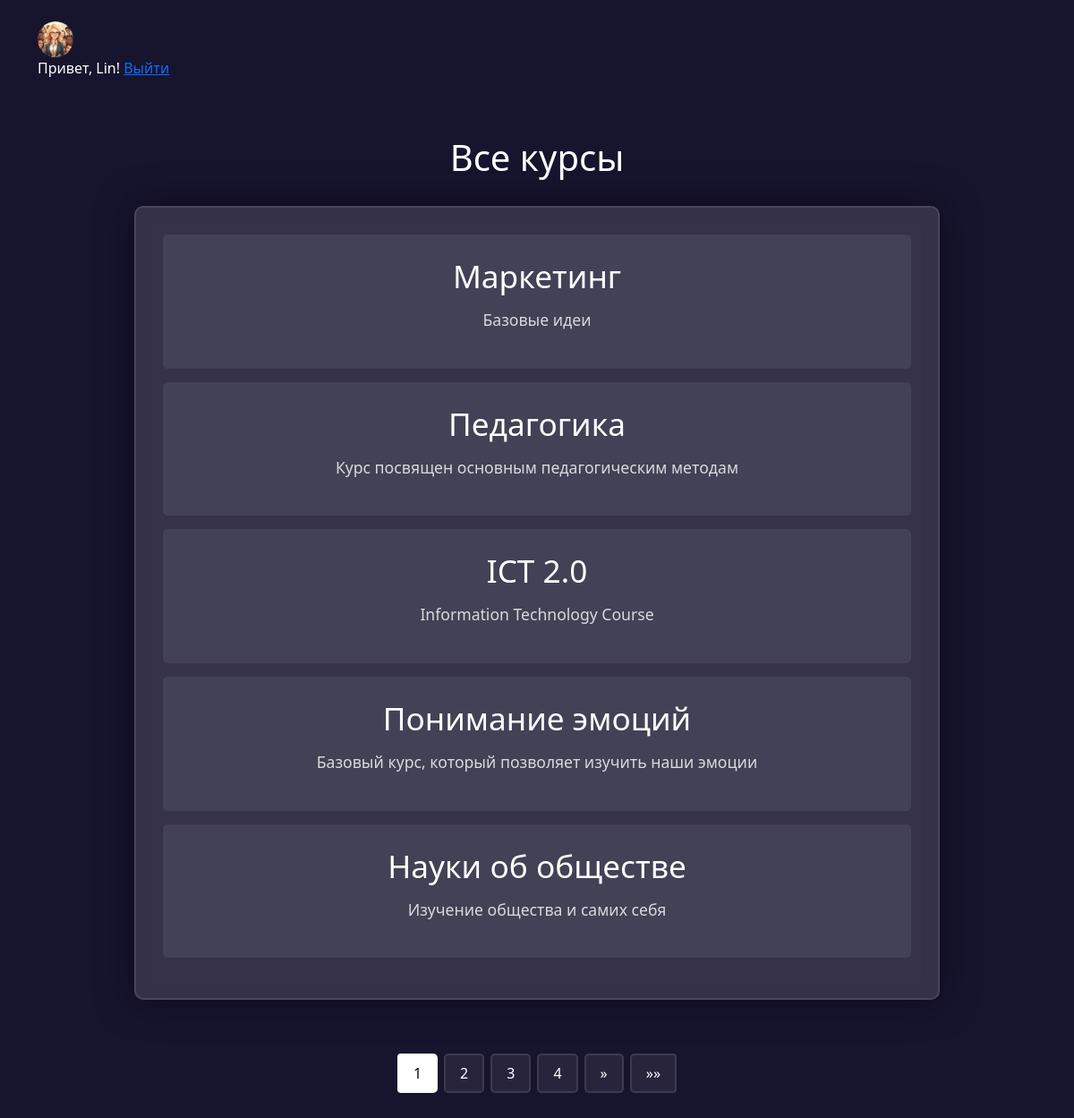
The app's page /courses/ (signed in) with its own data.
### users/models.py (models this page shows, shortened)
class CustomUser(AbstractUser):
    STUDENT = 1
    TEACHER = 2
    ROLE_CHOICES = (
        (STUDENT, 'Ученик'),
        (TEACHER, 'Преподаватель'),
    )
    role = models.PositiveSmallIntegerField(choices=ROLE_CHOICES, default=STUDENT)
    bio = models.TextField(blank=True, null=True)  # Описание профиля
    avatar = models.ImageField(upload_to='avatars/', null=True, blank=True)  # Фото профиля
    groups = models.ManyToManyField(
        Group,
        verbose_name='groups',
        blank=True,
        help_text="The groups this user belongs to",
        related_name="custom_user_set",
        related_query_name="custom_user",
    )
    user_permissions = models.ManyToManyField(
        Permission,
        verbose_name='user permissions',
        blank=True,
        help_text="Specific permissions for this user",
        related_name="custom_user_set",
        related_query_name="custom_user",
    )
    class Meta:
        swappable = "AUTH_USER_MODEL"

### courses/models.py (models this page shows, shortened)
class Course(models.Model):
    title = models.CharField(max_length=200, verbose_name="Название курса")
    description = models.TextField(verbose_name="Описание курса")
    teacher = models.ForeignKey(
        get_user_model(),
        on_delete=models.CASCADE,
        limit_choices_to={'role': get_user_model().TEACHER},
        related_name="courses",
        verbose_name="Преподаватель"
    )
    created_at = models.DateTimeField(auto_now_add=True, verbose_name="Дата создания")
    is_published = models.BooleanField(default=False, verbose_name="Опубликован")
    updated_at = models.DateTimeField(auto_now=True, verbose_name="Дата обновления")
    class Meta:
        verbose_name = "Курс"
        verbose_name_plural = "Курсы"
        ordering = ['-created_at']

### courses/views.py (the view)
# urls.py: path('', views.course_list, name='course_list'),
@login_required
def course_list(request):
    all_courses = Course.objects.filter(is_published=True).select_related('teacher')
    paginator = Paginator(all_courses, 5)
    page_number = request.GET.get('page')
    try:
        courses = paginator.page(page_number)
    except PageNotAnInteger:
        courses = paginator.page(1)
    except EmptyPage:
        courses = paginator.page(paginator.num_pages)
    return render(request, 'courses/course_list.html', {'courses': courses})

### templates/courses/course_list.html (shortened to what this page needs)
{% extends "base.html" %}
{% block content %}
<div class="main-container">
    <div class="courses-wrapper">
        <h1 class="text-center" style="color: white; margin-bottom: 30px;">Все курсы</h1>
        <div class="courses-container">
            <ul class="course-list">
                {% for course in courses %}
                <li class="course-item">
                    <h3>
                        <a href="{% url 'courses:course_detail' course.id %}">{{ course.title }}</a>
                    </h3>
                    <p>{{ course.description|truncatewords:30 }}</p>
                </li>
                {% endfor %}
            </ul>
        </div>
        <nav aria-label="Page navigation">
            <ul class="pagination">
                {% for num in courses.paginator.page_range %}
                <li class="page-item {% if num == courses.number %}active{% endif %}">
                    <a class="page-link" href="?page={{ num }}">{{ num }}</a>
                </li>
                {% endfor %}
                {% if courses.has_next %}
                <li class="page-item">
                    <a class="page-link" href="?page={{ courses.next_page_number }}">&raquo;</a>
                </li>
                <li class="page-item">
                    <a class="page-link" href="?page={{ courses.paginator.num_pages }}">&raquo;&raquo;</a>
                </li>
                {% endif %}
            </ul>
        </nav>
    </div>
</div>
{% endblock %}

### templates/base.html (shortened to what this page needs)
<!DOCTYPE html>
<html>
<head>
    <link href="https://cdn.jsdelivr.net/npm/bootstrap@5.0.2/dist/css/bootstrap.min.css" rel="stylesheet">
    <link rel="stylesheet" href="https://cdn.jsdelivr.net/npm/bootstrap-icons@1.11.1/font/bootstrap-icons.css">
</head>
<body class="container">
    <header class="my-4">
        {% if user.is_authenticated %}
        <div class="default-avatar">
            <a href="{% url 'users:profile' %}">
                {% if user.avatar %} <img src="{{ user.avatar.url }}"class="avatar"style="width: 40px !important; height: 40px !important; border-radius: 50% !important;">
                {% else %}
                <i class="bi bi-person"style="width: 40px !important; height: 40px !important; border-radius: 50% !important;"></i>
                {% endif %}
            </a>
        </div>
        <span style="color: white !important;">Привет, {{ user.username }}! </span> <a href="{% url 'users:logout' %}">Выйти</a>
        {% endif %}
    </header>
    <main>
        {% block content %}{% endblock %}
    </main>
</body>
</html>

### templates/courses/course_list.html (style rules this page uses)
body { background-color:rgb(23, 20, 46); }
.main-container { display: flex; flex-direction: column; align-items: center; padding: 40px 20px; }
.courses-wrapper { width: 100%; max-width: 900px; }
.courses-container { background-color: rgba(255, 255, 255, 0.13); backdrop-filter: blur(10px); border: 2px solid rgba(255,255,255,0.1); border-radius: 10px; padding: 30px; box-shadow: 0 0 40px rgba(8,7,16,0.6); }
.course-list { list-style: none; padding: 0; margin: 0; }
.course-item { background-color: rgba(255,255,255,0.07); border-radius: 5px; padding: 20px; margin-bottom: 15px; transition: transform 0.3s ease; text-align: center; padding: 25px; }
.course-item a { color: #ffffff; text-decoration: none; font-size: 2.2rem; }
.course-item h3 { font-size: 1.5rem; font-weight: 100; margin-bottom: 15px; }
.course-item p { font-size: 1.1rem; color: rgba(255,255,255,0.8); margin-top: 10px; }
.pagination { margin-top: 60px; display: flex; justify-content: center; gap: 8px; }
.page-link { background-color: rgba(255,255,255,0.07); color: #ffffff; border: 2px solid rgba(255,255,255,0.1); padding: 8px 16px; border-radius: 5px; text-decoration: none; }
.page-item.active .page-link { background-color: #ffffff; color: #080710; border-color: #ffffff; }

### records on screen
CustomUser: avatar (picture), username "Lin"
Course: title "Маркетинг", description "Базовые идеи"
Course: title "Педагогика", description "Курс посвящен основным педагогическим методам"
Course: title "ICT 2.0", description "Information Technology Course"
Course: title "Понимание эмоций", description "Базовый курс, который позволяет изучить наши эмоции"
Course: title "Науки об обществе", description "Изучение общества и самих себя"

### other values on screen
{{ num }} "1" "2" "3" "4"
